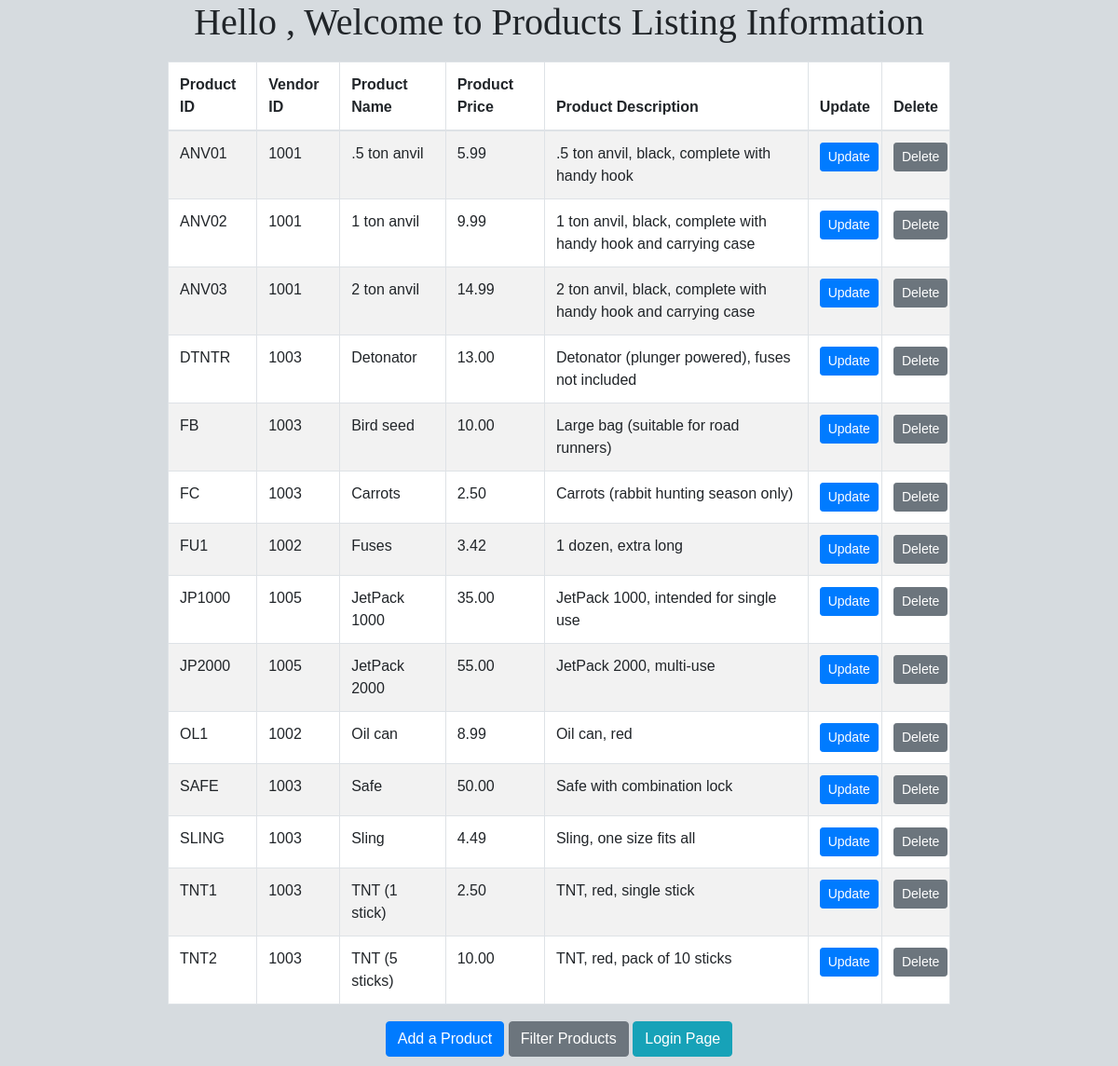
Screenshot of /phplive/index.php (signed in) with the database file from the repository.
### tables this page shows
CREATE TABLE products
(
  prod_id    char(10)      NOT NULL,
  vend_id    int           NOT NULL ,
  prod_name  char(255)     NOT NULL ,
  prod_price decimal(8,2)  NOT NULL ,
  prod_desc  text          NULL ,
  PRIMARY KEY(prod_id)
);

### phplive/model/productsSQL.php (called while the page is built, shortened)
<?php
        function get_all_products() {
            try{
                global $pdo;
                $SQLselect = "select prod_id, vend_id, prod_name, prod_price, prod_desc from products";
                $statement=$pdo->prepare($SQLselect);
                $statement->execute();
                $results=$statement->fetchAll();
            } catch (PDOException $e) {
                $error = 'Error Getting Data: ';
                $exceptionError = $e->getMessage();
                include 'errors.php';
                exit();
            }
            return $results;
        }
?>

### phplive/view/productsTable.php (the view, shortened to what this page needs)
<!doctype html>
<head>
	<link rel="stylesheet" href="https://maxcdn.bootstrapcdn.com/bootstrap/4.0.0/css/bootstrap.min.css">
	<link rel="stylesheet" href="styles/main.css" type="text/css">
</head>
<body>
<main>
    <h1 class="text-center">Hello <?php echo " " . htmlspecialchars($_SESSION['name']) . ", "?> Welcome to Products Listing Information</h1>
    <table class="table table-striped table-bordered">
        <thead>
            <tr>
                <th scope="col">Product ID</th>
                <th scope="col">Vendor ID</th>
                <th scope="col">Product Name</th>
                <th scope="col">Product Price</th>
                <th scope="col">Product Description</th>
                <th scope="col" <?php if($_SESSION['account_type'] === "NonAdmin"){echo "hidden";} ?>>Update</th>
                <th scope="col" <?php if($_SESSION['account_type'] === "NonAdmin"){echo "hidden";} ?>>Delete</th>
            </tr>
        </thead>
        <tbody>
            <?php foreach ($results as $one_row){ ?>
            <tr>
                <td><?php echo $one_row["prod_id"]; ?></td>
                <td><?php echo $one_row["vend_id"]; ?></td>
                <td><?php echo $one_row["prod_name"]; ?></td>
                <td><?php echo $one_row["prod_price"]; ?></td>
                <td><?php echo $one_row["prod_desc"]; ?></td>
                <td <?php if($_SESSION['account_type'] === "NonAdmin"){echo "hidden";} ?>>
                    <form id="buttonform" action="" method="post">
                       <input  name="btnUpdateForm" type="submit" value="Update" class="btn btn-primary btn-sm">
                    </form>
                </td>
                <td <?php if($_SESSION['account_type'] === "NonAdmin"){echo "hidden";} ?>>
                    <form id="buttonform" action="" method="post">
                       <input  name="btnDelete" type="submit" value="Delete" class="btn btn-secondary btn-sm">
                    </form>
                </td>
            </tr>
            <?php } ?>
        </tbody>
    </table>
        <footer class="text-center">
        <div class="button-container text-center">
            <form action="" method="POST">
                <input type="submit" value="Add a Product" name="btnInsertForm" class="btn btn-primary mt-2">
            </form>
            <form action="" method="POST">
                <input type="submit" value="Filter Products" name="btnFilterForm" class="btn btn-secondary mt-2">
            </form>
            <form action="" method="POST">
                <input type="submit" value="Login Page" name="btnLoginForm" class="btn btn-info mt-2">
            </form>
        </div>
        </footer>
</main>
</body>
</html>

### phplive/index.php (shortened to what this page needs)
<?php
require_once 'model/dbconnectcrashcourse.php';
require_once 'model/productsSQL.php';
$action = filter_input(INPUT_POST, 'action');
if ($action == NULL) {
    $action = filter_input(INPUT_GET, 'action');
    if ($action == NULL) {
        $action = 'list_products';
    }
}
if ($action == 'list_products') {
    $results = get_all_products();
    include 'view/productsTable.php' ;
    exit();
}
?>

### phplive/styles/main.css (style rules this page uses)
body { font-family: Verdana, Geneva, Tahoma, sans-serif; background-color: #D6DBDF; }
form, dl { margin: 0 auto; width: 40%; }
footer { padding-top: 10px; padding-bottom: 10px; }
h1, h2 { font-family: "Times New Roman", Times, serif; padding-bottom: 10px; }
.table { margin: 0 auto; width: 70%; background: #FFFFFF; }
#buttonform { margin: 0; width: 0; }
.button-container form, .button-container form div { display: inline; }

### rows the page displays
products: prod_id "ANV01", vend "1001", prod_name ".5 ton anvil", prod_price "5.99", prod_desc ".5 ton anvil, black, complete with handy hook"
products: prod_id "ANV02", vend "1001", prod_name "1 ton anvil", prod_price "9.99", prod_desc "1 ton anvil, black, complete with handy hook and carrying case"
products: prod_id "ANV03", vend "1001", prod_name "2 ton anvil", prod_price "14.99", prod_desc "2 ton anvil, black, complete with handy hook and carrying case"
products: prod_id "DTNTR", vend "1003", prod_name "Detonator", prod_price "13.00", prod_desc "Detonator (plunger powered), fuses not included"
products: prod_id "FB", vend "1003", prod_name "Bird seed", prod_price "10.00", prod_desc "Large bag (suitable for road runners)"
products: prod_id "FC", vend "1003", prod_name "Carrots", prod_price "2.50", prod_desc "Carrots (rabbit hunting season only)"
products: prod_id "FU1", vend "1002", prod_name "Fuses", prod_price "3.42", prod_desc "1 dozen, extra long"
products: prod_id "JP1000", vend "1005", prod_name "JetPack 1000", prod_price "35.00", prod_desc "JetPack 1000, intended for single use"
products: prod_id "JP2000", vend "1005", prod_name "JetPack 2000", prod_price "55.00", prod_desc "JetPack 2000, multi-use"
products: prod_id "OL1", vend "1002", prod_name "Oil can", prod_price "8.99", prod_desc "Oil can, red"
products: prod_id "SAFE", vend "1003", prod_name "Safe", prod_price "50.00", prod_desc "Safe with combination lock"
products: prod_id "SLING", vend "1003", prod_name "Sling", prod_price "4.49", prod_desc "Sling, one size fits all"
products: prod_id "TNT1", vend "1003", prod_name "TNT (1 stick)", prod_price "2.50", prod_desc "TNT, red, single stick"
products: prod_id "TNT2", vend "1003", prod_name "TNT (5 sticks)", prod_price "10.00", prod_desc "TNT, red, pack of 10 sticks"
